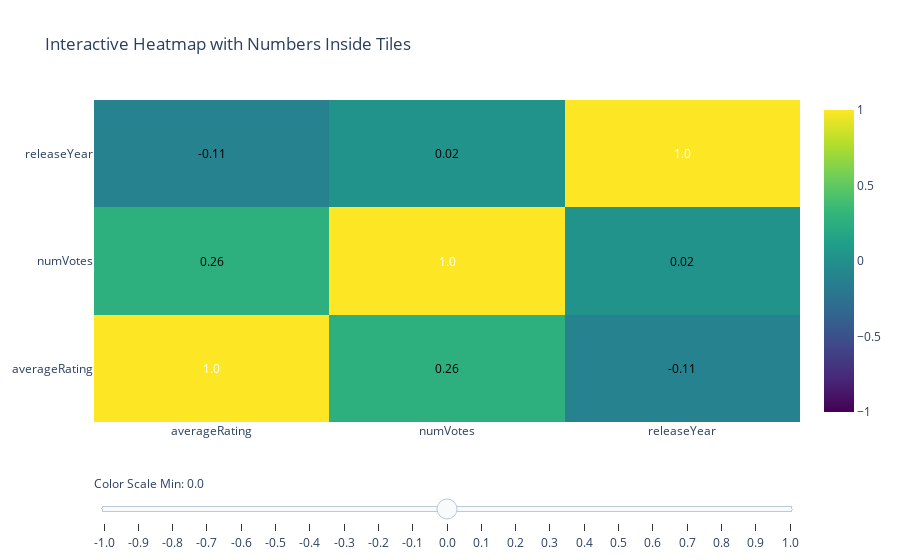

The notebook cell this image was saved under:
### Code cell
plt.figure(figsize=(12,8))

numeric_data = TV_data.select_dtypes(include=['number'])

# Step 2: Calculate the correlation matrix for numeric columns
corr_matrix = numeric_data.corr()

# Step 3: Create the heatmap with Plotly
fig = go.Figure(data=go.Heatmap(
    z=corr_matrix.values,
    x=corr_matrix.columns,
    y=corr_matrix.index,
    colorscale='Viridis',  # Choose your preferred color map
    zmin=-1,  # Minimum correlation value
    zmax=1,   # Maximum correlation value
    text=corr_matrix.values,  # Add the correlation values as text inside the tiles
    hoverinfo='z'  # Show values when hovering
))

# Step 4: Add the annotations (to display text inside the tiles)
for i in range(len(corr_matrix)):
    for j in range(len(corr_matrix.columns)):
        fig.add_annotation(
            x=corr_matrix.columns[j],
            y=corr_matrix.index[i],
            text=str(round(corr_matrix.iloc[i, j], 2)),  # Display rounded numbers
            showarrow=False,
            font=dict(color="white" if abs(corr_matrix.iloc[i, j]) > 0.5 else "black")
        )

# Step 5: Add the slider to control the color scale
steps = []
for step in range(-10, 11):  # Adjust range based on your data (-1 to 1 here)
    step_value = step / 10
    steps.append({
        'method': 'restyle',
        'args': ['zmin', step_value],  # Adjust minimum color scale dynamically
        'label': str(step_value)
    })

# Step 6: Add the layout for the slider
fig.update_layout(
    sliders=[{
        'active': 10,
        'currentvalue': {"prefix": "Color Scale Min: "},
        'pad': {"t": 50},
        'steps': steps
    }],
    title='Interactive Heatmap with Numbers Inside Tiles',
)

# Step 7: Show the interactive plot
fig.show()

### Figure 1 — Plotly figure (JSON) as saved in the notebook; plotly's stock layout.template omitted (floating-point values rounded to 4 significant figures)
{"data": [{"colorscale": [[0, "#440154"], [0.1111, "#482878"], [0.2222, "#3e4989"], [0.3333, "#31688e"], [0.4444, "#26828e"], [0.5556, "#1f9e89"], [0.6667, "#35b779"], [0.7778, "#6ece58"], [0.8889, "#b5de2b"], [1, "#fde725"]], "hoverinfo": "z", "text": [[1, 0.2603, -0.1088], [0.2603, 1, 0.02498], [-0.1088, 0.02498, 1]], "type": "heatmap", "x": ["averageRating", "numVotes", "releaseYear"], "y": ["averageRating", "numVotes", "releaseYear"], "z": [[1, 0.2603, -0.1088], [0.2603, 1, 0.02498], [-0.1088, 0.02498, 1]], "zmax": 1, "zmin": -1}], "layout": {"annotations": [{"font": {"color": "white"}, "showarrow": false, "text": "1.0", "x": "averageRating", "y": "averageRating"}, {"font": {"color": "black"}, "showarrow": false, "text": "0.26", "x": "numVotes", "y": "averageRating"}, {"font": {"color": "black"}, "showarrow": false, "text": "-0.11", "x": "releaseYear", "y": "averageRating"}, {"font": {"color": "black"}, "showarrow": false, "text": "0.26", "x": "averageRating", "y": "numVotes"}, {"font": {"color": "white"}, "showarrow": false, "text": "1.0", "x": "numVotes", "y": "numVotes"}, {"font": {"color": "black"}, "showarrow": false, "text": "0.02", "x": "releaseYear", "y": "numVotes"}, {"font": {"color": "black"}, "showarrow": false, "text": "-0.11", "x": "averageRating", "y": "releaseYear"}, {"font": {"color": "black"}, "showarrow": false, "text": "0.02", "x": "numVotes", "y": "releaseYear"}, {"font": {"color": "white"}, "showarrow": false, "text": "1.0", "x": "releaseYear", "y": "releaseYear"}], "sliders": [{"active": 10, "currentvalue": {"prefix": "Color Scale Min: "}, "pad": {"t": 50}, "steps": [{"args": ["zmin", -1], "label": "-1.0", "method": "restyle"}, {"args": ["zmin", -0.9], "label": "-0.9", "method": "restyle"}, {"args": ["zmin", -0.8], "label": "-0.8", "method": "restyle"}, {"args": ["zmin", -0.7], "label": "-0.7", "method": "restyle"}, {"args": ["zmin", -0.6], "label": "-0.6", "method": "restyle"}, {"args": ["zmin", -0.5], "label": "-0.5", "method": "restyle"}, {"args": ["zmin", -0.4], "label": "-0.4", "method": "restyle"}, {"args": ["zmin", -0.3], "label": "-0.3", "method": "restyle"}, {"args": ["zmin", -0.2], "label": "-0.2", "method": "restyle"}, {"args": ["zmin", -0.1], "label": "-0.1", "method": "restyle"}, {"args": ["zmin", 0], "label": "0.0", "method": "restyle"}, {"args": ["zmin", 0.1], "label": "0.1", "method": "restyle"}, {"args": ["zmin", 0.2], "label": "0.2", "method": "restyle"}, {"args": ["zmin", 0.3], "label": "0.3", "method": "restyle"}, {"args": ["zmin", 0.4], "label": "0.4", "method": "restyle"}, {"args": ["zmin", 0.5], "label": "0.5", "method": "restyle"}, {"args": ["zmin", 0.6], "label": "0.6", "method": "restyle"}, {"args": ["zmin", 0.7], "label": "0.7", "method": "restyle"}, {"args": ["zmin", 0.8], "label": "0.8", "method": "restyle"}, {"args": ["zmin", 0.9], "label": "0.9", "method": "restyle"}, {"args": ["zmin", 1], "label": "1.0", "method": "restyle"}]}], "title": {"text": "Interactive Heatmap with Numbers Inside Tiles"}}}
